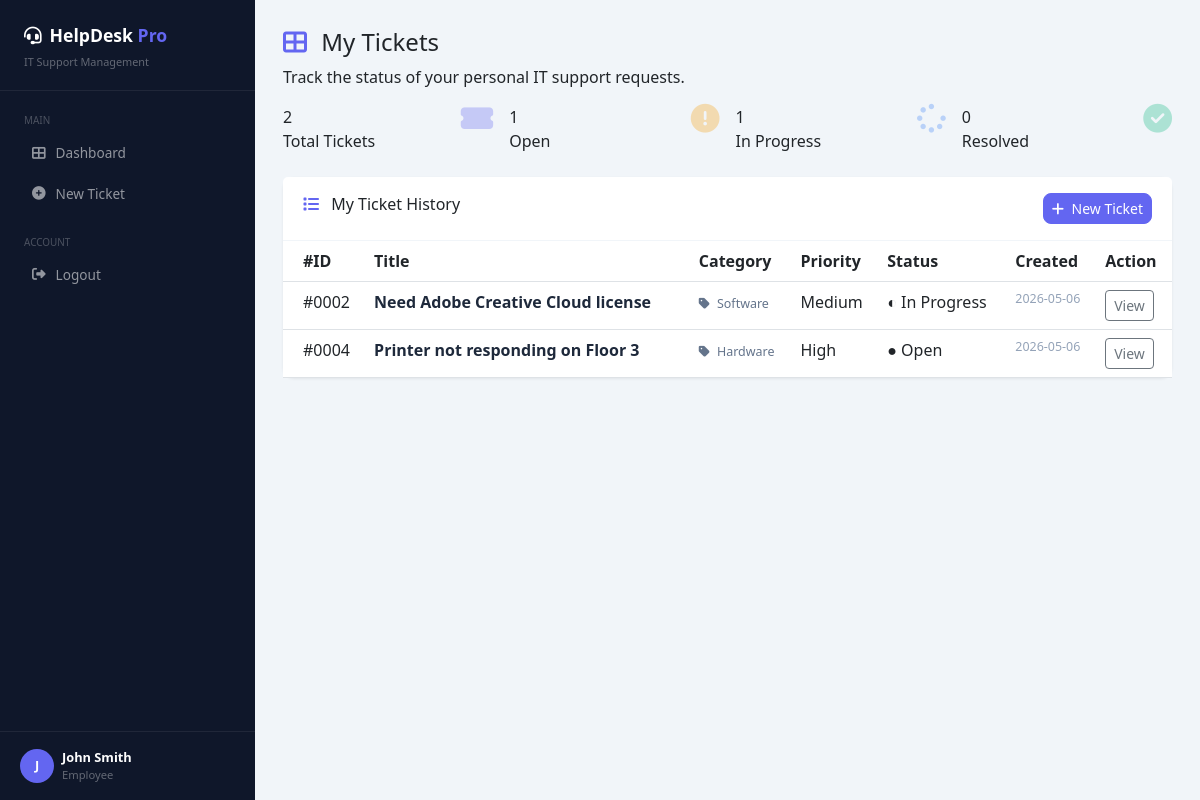
/dashboard (signed in), run on the app's committed database.
### tables this page shows
CREATE TABLE users (
            id INTEGER PRIMARY KEY AUTOINCREMENT,
            username TEXT UNIQUE NOT NULL,
            password TEXT NOT NULL,
            role TEXT NOT NULL DEFAULT 'employee',
            full_name TEXT NOT NULL DEFAULT 'User'
        );

CREATE TABLE tickets (
            id INTEGER PRIMARY KEY AUTOINCREMENT,
            title TEXT NOT NULL,
            description TEXT NOT NULL,
            category TEXT NOT NULL DEFAULT 'General',
            status TEXT NOT NULL DEFAULT 'Open',
            priority TEXT NOT NULL DEFAULT 'Medium',
            created_by INTEGER NOT NULL,
            created_at TEXT DEFAULT CURRENT_TIMESTAMP,
            updated_at TEXT DEFAULT CURRENT_TIMESTAMP,
            FOREIGN KEY (created_by) REFERENCES users(id)
        );

### app.py (the view)
@app.route('/dashboard')
@login_required
def dashboard():
    conn = get_db()
    if session['role'] in ['admin', 'support']:
        tickets = conn.execute('''
            SELECT t.*, u.full_name as creator_name
            FROM tickets t JOIN users u ON t.created_by = u.id
            ORDER BY t.created_at DESC
        ''').fetchall()
    else:
        tickets = conn.execute('''
            SELECT t.*, u.full_name as creator_name
            FROM tickets t JOIN users u ON t.created_by = u.id
            WHERE t.created_by = ?
            ORDER BY t.created_at DESC
        ''', (session['user_id'],)).fetchall()
    total_users = conn.execute('SELECT COUNT(*) FROM users').fetchone()[0]
    conn.close()
    stats = {
        'total': len(tickets),
        'open': sum(1 for t in tickets if t['status'] == 'Open'),
        'in_progress': sum(1 for t in tickets if t['status'] == 'In Progress'),
        'resolved': sum(1 for t in tickets if t['status'] == 'Resolved'),
        'total_users': total_users
    }
    return render_template('dashboard.html', tickets=tickets, stats=stats)

### app.py (called while the page is built)
def get_db():
    os.makedirs(DB_DIR, exist_ok=True)
    conn = sqlite3.connect(DB_PATH)
    conn.row_factory = sqlite3.Row
    return conn

def login_required(f):
    @wraps(f)
    def decorated(*args, **kwargs):
        if 'user_id' not in session:
            return redirect(url_for('login'))
        return f(*args, **kwargs)
    return decorated

### templates/dashboard.html (shortened to what this page needs)
{% extends "base.html" %}
{% block content %}
<div class="page-header">
    <h4>
        {% if session.role == 'admin' %}
            <i class="fas fa-shield-alt me-2" style="color:#6366f1;"></i> Admin Dashboard
        {% elif session.role == 'support' %}
            <i class="fas fa-tools me-2" style="color:#6366f1;"></i> IT Support Desk
        {% else %}
            <i class="fas fa-th-large me-2" style="color:#6366f1;"></i> My Tickets
        {% endif %}
    </h4>
    <p>
        {% if session.role == 'admin' %}
            Global overview of all organizational tickets and system status.
        {% elif session.role == 'support' %}
            Manage, triage, and resolve active employee IT requests.
        {% else %}
            Track the status of your personal IT support requests.
        {% endif %}
    </p>
</div>
<div class="row g-3 mb-4">
    <div class="col-md-3">
        <div class="stat-card c-total">
            <div class="d-flex justify-content-between">
                <div>
                    <div class="stat-num">{{ stats.total }}</div>
                    <div class="stat-label">Total Tickets</div>
                </div>
                <i class="fas fa-ticket-alt stat-icon"
                   style="color:#6366f1;opacity:0.3;font-size:1.8rem;"></i>
            </div>
        </div>
    </div>
    <div class="col-md-3">
        <div class="stat-card c-open">
            <div class="d-flex justify-content-between">
                <div>
                    <div class="stat-num">{{ stats.open }}</div>
                    <div class="stat-label">Open</div>
                </div>
                <i class="fas fa-circle-exclamation stat-icon"
                   style="color:#f59e0b;opacity:0.3;font-size:1.8rem;"></i>
            </div>
        </div>
    </div>
    <div class="col-md-3">
        <div class="stat-card c-progress">
            <div class="d-flex justify-content-between">
                <div>
                    <div class="stat-num">{{ stats.in_progress }}</div>
                    <div class="stat-label">In Progress</div>
                </div>
                <i class="fas fa-spinner stat-icon"
                   style="color:#3b82f6;opacity:0.3;font-size:1.8rem;"></i>
            </div>
        </div>
    </div>
    <div class="col-md-3">
        <div class="stat-card c-resolved">
            <div class="d-flex justify-content-between">
                <div>
                    <div class="stat-num">{{ stats.resolved }}</div>
                    <div class="stat-label">Resolved</div>
                </div>
                <i class="fas fa-check-circle stat-icon"
                   style="color:#10b981;opacity:0.3;font-size:1.8rem;"></i>
            </div>
        </div>
    </div>
</div>
<div class="card">
    <div class="card-header d-flex justify-content-between align-items-center">
        <h6>
            <i class="fas fa-list me-2" style="color:#6366f1;"></i>
            {% if session.role == 'admin' %}
                Global Ticket Queue
            {% elif session.role == 'support' %}
                Active Support Queue
            {% else %}
                My Ticket History
            {% endif %}
        </h6>
        {% if session.role not in ['admin', 'support'] %}
        <a href="{{ url_for('new_ticket') }}"
           class="btn btn-primary btn-sm"
           style="border-radius:8px;">
            <i class="fas fa-plus me-1"></i> New Ticket
        </a>
        {% endif %}
    </div>
    <div class="card-body p-0">
        {% if tickets %}
        <table class="table mb-0">
            <thead>
                <tr>
                    <th style="padding-left:20px;">#ID</th>
                    <th>Title</th>
                    <th>Category</th>
                    <th>Priority</th>
                    <th>Status</th>
                    <th>Created</th>
                    <th>Action</th>
                </tr>
            </thead>
            <tbody>
                {% for ticket in tickets %}
                <tr>
                    <td style="padding-left:20px;">
                        <span class="ticket-id">#{{ '%04d' % ticket.id }}</span>
                    </td>
                    <td>
                        <div style="font-weight:600;color:#1e293b;">
                            {{ ticket.title }}
                        </div>
                    </td>
                    <td>
                        <span style="font-size:0.78rem;color:#64748b;">
                            <i class="fas fa-tag me-1"></i>
                            {{ ticket.category }}
                        </span>
                    </td>
                    <td>
                        <span class="p-{{ ticket.priority|lower }}">
                            {{ ticket.priority }}
                        </span>
                    </td>
                    <td>
                        {% if ticket.status == 'Open' %}
                            <span class="badge-status s-open">● Open</span>
                        {% elif ticket.status == 'In Progress' %}
                            <span class="badge-status s-inprogress">◐ In Progress</span>
                        {% elif ticket.status == 'Resolved' %}
                            <span class="badge-status s-resolved">✓ Resolved</span>
                        {% else %}
                            <span class="badge-status s-closed">✗ Closed</span>
                        {% endif %}
                    </td>
                    <td style="font-size:0.78rem;color:#94a3b8;">
                        {{ ticket.created_at[:10] }}
                    </td>
                    <td>
                        <a href="{{ url_for('view_ticket', ticket_id=ticket.id) }}"
                           class="btn btn-outline-secondary btn-sm">
                            View
                        </a>
                    </td>
                </tr>
                {% endfor %}
            </tbody>
        </table>
        {% endif %}
    </div>
</div>
{% endblock %}

### templates/base.html (shortened to what this page needs)
<!DOCTYPE html>
<html lang="en">
<head>
    <link href="https://cdn.jsdelivr.net/npm/bootstrap@5.3.0/dist/css/bootstrap.min.css" rel="stylesheet">
    <link href="https://cdnjs.cloudflare.com/ajax/libs/font-awesome/6.4.0/css/all.min.css" rel="stylesheet">
</head>
<body>
{% if 'user_id' in session %}
<div class="sidebar">
    <div class="sidebar-brand">
        <p class="brand-name">
            <i class="fas fa-headset me-2"></i>HelpDesk <span>Pro</span>
        </p>
        <small>IT Support Management</small>
    </div>
    <nav class="mt-2 flex-grow-1">
        <div class="sidebar-section-label">Main</div>
        <a href="{{ url_for('dashboard') }}" class="nav-link">
            <i class="fas fa-th-large"></i> Dashboard
        </a>
        {% if session.role not in ['admin', 'support'] %}
        <a href="{{ url_for('new_ticket') }}" class="nav-link">
            <i class="fas fa-plus-circle"></i> New Ticket
        </a>
        {% endif %}
        <div class="sidebar-section-label mt-2">Account</div>
        <a href="{{ url_for('logout') }}" class="nav-link">
            <i class="fas fa-sign-out-alt"></i> Logout
        </a>
    </nav>
    <div class="sidebar-user d-flex align-items-center gap-2">
        <div class="user-avatar">{{ session.full_name[0].upper() }}</div>
        <div>
            <div style="color:#fff; font-size:0.8rem; font-weight:600;">
                {{ session.full_name }}
            </div>
            <div style="color:rgba(255,255,255,0.35); font-size:0.7rem;">
                {{ session.role|capitalize }}
            </div>
        </div>
    </div>
</div>
<div class="main-content">
    {% block content %}{% endblock %}
</div>
{% else %}
{% block auth_content %}{% endblock %}
{% endif %}
</body>
</html>

### templates/base.html (style rules this page uses)
body { background: #f1f5f9; font-family: 'Segoe UI', sans-serif; margin: 0; }
.sidebar { width: 255px; min-height: 100vh; background: #0f172a; position: fixed; top: 0; left: 0; z-index: 100; display: flex; flex-direction: column; }
.sidebar-brand { padding: 22px 24px 18px; border-bottom: 1px solid rgba(255,255,255,0.07); }
.brand-name { color: #fff; font-weight: 700; font-size: 1.1rem; margin: 0; }
.brand-name span { color: #6366f1; }
.sidebar-brand small { color: rgba(255,255,255,0.35); font-size: 0.68rem; }
.sidebar .nav-link { color: rgba(255,255,255,0.55); padding: 9px 20px; border-radius: 8px; margin: 2px 12px; font-size: 0.85rem; font-weight: 500; display: flex; align-items: center; gap: 10px; text-decoration: none; }
.sidebar-section-label { color: rgba(255,255,255,0.25); font-size: 0.62rem; text-transform: uppercase; padding: 14px 24px 4px; }
.sidebar-user { margin-top: auto; padding: 16px 20px; border-top: 1px solid rgba(255,255,255,0.07); }
.user-avatar { width: 34px; height: 34px; background: #6366f1; border-radius: 50%; display: flex; align-items: center; justify-content: center; font-weight: 700; font-size: 0.8rem; color: #fff; }
.main-content { margin-left: 255px; padding: 28px; min-height: 100vh; }
.card { border: none; border-radius: 12px; box-shadow: 0 1px 3px rgba(0,0,0,0.07); }
.card-header { background: #fff; border-bottom: 1px solid #f1f5f9; padding: 16px 20px; border-radius: 12px 12px 0 0; }
.btn-primary { background: #6366f1; border-color: #6366f1; }

### data on the page
users: full_name "John Smith", role "Employee"
tickets: id "0002", title "Need Adobe Creative Cloud license", category "Software", priority "Medium", status "◐ In Progress", created_at "2026-05-06"
tickets: id "0004", title "Printer not responding on Floor 3", category "Hardware", priority "High", status "● Open", created_at "2026-05-06"

### other printed values
{{ session.full_name[0].upper() }} "J"
{{ stats.total }} "2"
{{ stats.open }} "1"
{{ stats.in_progress }} "1"
{{ stats.resolved }} "0"
